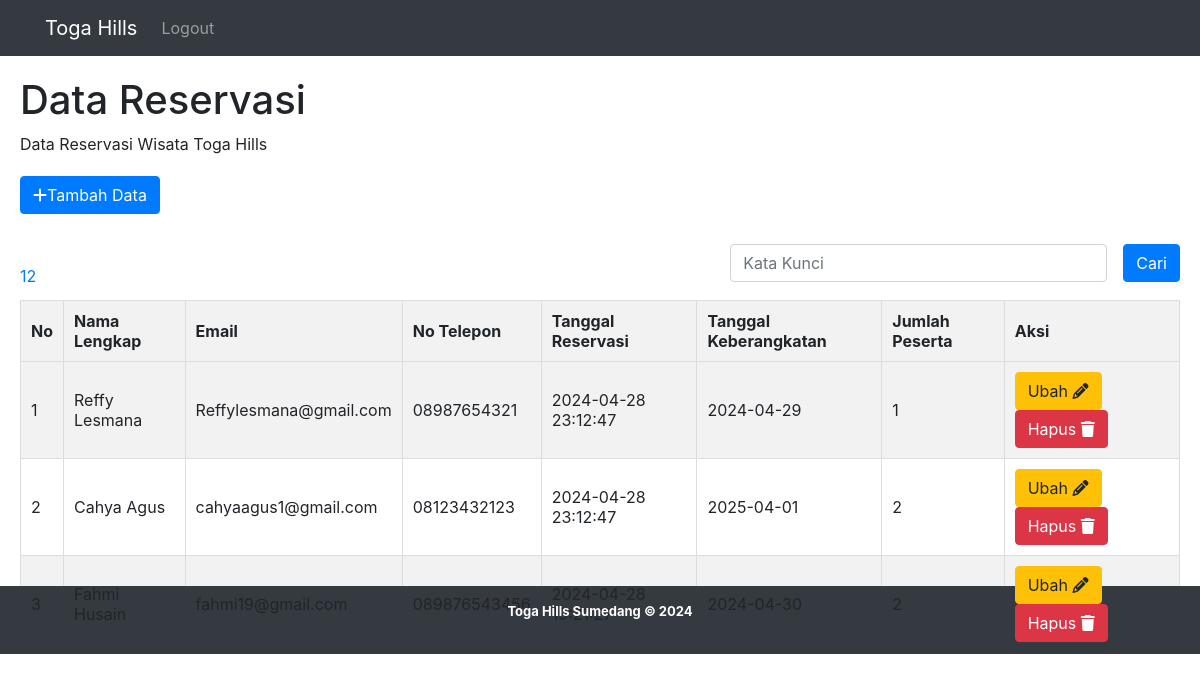
/admin/reservasi.php, run on the app's committed database.
### tables this page shows
CREATE TABLE `reservasi` (
  `id_reservasi` int(11) NOT NULL,
  `nama_lengkap` varchar(255) DEFAULT NULL,
  `email` varchar(255) DEFAULT NULL,
  `telepon` varchar(20) DEFAULT NULL,
  `tanggal_keberangkatan` date DEFAULT NULL,
  `jumlah_peserta` int(11) DEFAULT NULL,
  `status` varchar(20) DEFAULT NULL,
  `tanggal_pembuatan` datetime DEFAULT NULL
);

### functions.php (called while the page is built, shortened)
<?php
if (!function_exists('query')) {
    function query($conn, $query) {
        $result = mysqli_query($conn, $query);
        $rows = [];
        while ($row = mysqli_fetch_assoc($result)) {
            $rows[] = $row;
        }
        return $rows;
    }
}
?>

### admin/reservasi.php (the view, shortened to what this page needs)
<?php
include "../header.php";
require '../functions.php';
$jmldataperhalaman = 3;
$jumlahdata = count(query($conn, "SELECT * FROM reservasi"));
$jumlahhalaman = ceil($jumlahdata / $jmldataperhalaman);
$halamanaktif = (isset($_GET["halaman"])) ? $_GET["halaman"] : 1;
$awaldata = ($jmldataperhalaman * $halamanaktif) - $jmldataperhalaman;
$reservasi = query($conn, "SELECT * FROM reservasi LIMIT $awaldata, $jmldataperhalaman");
?>
<!DOCTYPE html>
<html lang="en">
<head>
    <link rel="stylesheet" href="../css/style.css">
    <link rel="stylesheet" href="../asset/fontawesome/css/all.css">
</head>
<body>
    <div class="reservasi">
        <div class="text">
            <h1>Data Reservasi</h1>
            <p>Data Reservasi Wisata Toga Hills</p>
        </div>
        <a href="tambah_reservasi.php" type="button" class="btn btn-primary"><i class="fa fa-plus"></i>Tambah Data</a>
            <div class="wrap">
                <div class="pagination">
                <?php for ($i = 1; $i <= $jumlahhalaman; $i++) : ?>
                <a href="?halaman=<?= $i; ?>"><?php echo $i; ?></a>
            <?php endfor; ?>
            </div>
            <div class="keyword">
            <form class="form-inline" action="" method="POST">
                <div class="form-group mx-sm-3 mb-2">
                    <input type="text" class="form-control" id="keyword" name="keyword" placeholder="Kata Kunci" size="30" autofocus autocomplete="off">
                </div>
                <button type="submit" name="cari" class="btn btn-primary mb-2">Cari</button>
            </form>
        </div>
        </div>
        <table border="1" cellpadding="10" cellspacing="10">
            <tr>
                <th>No</th>
                <th>Nama Lengkap</th>
                <th>Email</th>
                <th>No Telepon</th>
                <th>Tanggal Reservasi</th>
                <th>Tanggal Keberangkatan</th>
                <th>Jumlah Peserta</th>
                <th>Aksi</th>
            </tr>
            <?php $i = ($halamanaktif - 1) * $jmldataperhalaman + 1; ?>
            <?php foreach ($reservasi as $row) : ?>
                <tr>
                    <td><?php echo $i; ?></td>
                    <td><?php echo $row["nama_lengkap"]; ?></td>
                    <td><?php echo $row["email"]; ?></td>
                    <td><?php echo $row["telepon"]; ?></td>
                    <td><?php echo $row["tanggal_pembuatan"]; ?></td>
                    <td><?php echo $row["tanggal_keberangkatan"]; ?></td>
                    <td><?php echo $row["jumlah_peserta"]; ?></td>
                    <td>
                        <a href="ubah_reservasi.php?id=<?= $row["id_reservasi"]; ?>" type="button" class="btn btn-warning">Ubah <i class="fa fa-pencil"></i></a>
                        <a href="hapus_reservasi.php?id=<?= $row["id_reservasi"]; ?>" onclick="return confirm('Apakah Anda Yakin?');" type="button" class="btn btn-danger">Hapus <i class="fa fa-trash"></i></a>
                    </td>
                </tr>
                <?php $i++; ?>
            <?php endforeach; ?>
        </table>
    </div>
</body>
</html>
<?php
include "../footer.php";
?>

### header.php (shortened to what this page needs)
<?php
include "functions.php";
?>
<link rel="stylesheet" href="css/style.css">
<link rel="stylesheet" href="../asset/fontawesome/css/all.css">
<nav class="navbar navbar-expand-lg navbar-dark bg-dark">
    <div class="container">
        <a class="navbar-brand" href="#">Toga Hills</a>
        <div class="collapse navbar-collapse" id="navbarSupportedContent">
            <ul class="navbar-nav mr-auto">
                <li class="nav-item">
                    <a class="nav-link" href="../logout.php">Logout</a>
                </li>
            </ul>
        </div>
    </div>
</nav>

### footer.php (shortened to what this page needs)
<?php
    include "../functions.php";
?>
<!doctype html>
<html lang="en">
    <head>
        <link rel="stylesheet" href="https://cdn.jsdelivr.net/npm/bootstrap@4.1.3/dist/css/bootstrap.min.css">
        <link rel="stylesheet" href="../Bootstrap/css/bootstrap-grid.min.css">
    </head>
        <footer class="mt-2 bg-dark p-3 text-center" style="color: white; font-weight: bold; width: auto;">
            <p>Toga Hills Sumedang &copy;  <?php echo date("Y"); ?></p>
        </footer>
    </body>
</html>

### css/style.css (style rules this page uses)
* { padding: 0; margin: 0; box-sizing: border-box; }
body { font-family: "Poppins", sans-serif; }
footer { background-color: #cceabb; padding: 50px 0; text-align: center; color: black; font-size: small; }
.reservasi { margin: 20px; height: 490px; }
.reservasi .text { margin-bottom: 20px; }
.reservasi .text p { font-size: medium; }
.reservasi table { margin-top: 10px; width: 100%; border-collapse: collapse; }
.reservasi table th, .reservasi table td { padding: 10px; border: 1px solid #ddd; }
.reservasi table th { background-color: #f2f2f2; }
.reservasi table tr:nth-child(even) { background-color: #f2f2f2; }
.wrap { display: flex; justify-content: space-between; }
.wrap .pagination { margin-top: 50px; font-size: medium; }
.wrap .keyword { margin-top: 30px; }

### data on the page
reservasi: nama_lengkap "Reffy Lesmana", email "Reffylesmana@gmail.com", telepon "08987654321", tanggal_pembuatan "2024-04-28 23:12:47", tanggal_keberangkatan "2024-04-29", jumlah_peserta "1"
reservasi: nama_lengkap "Cahya Agus", email "cahyaagus1@gmail.com", telepon "08123432123", tanggal_pembuatan "2024-04-28 23:12:47", tanggal_keberangkatan "2025-04-01", jumlah_peserta "2"
reservasi: email "fahmi19@gmail.com", telepon "089876543456", tanggal_pembuatan "2024-04-28 19:21:27", tanggal_keberangkatan "2024-04-30", jumlah_peserta "2"
